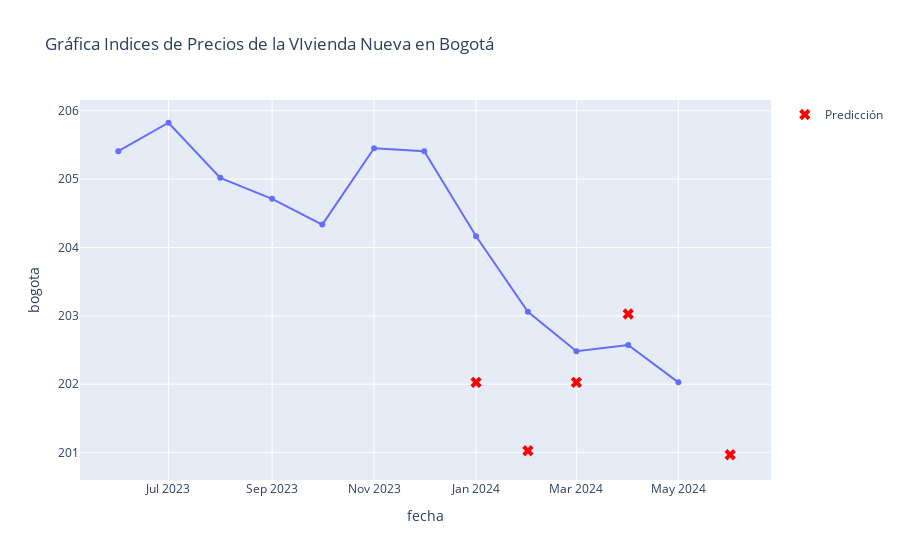

Notebook cell for this chart:
### Code cell
plot_x(time_series, prediction_update)

### Figure 1 — Plotly figure (JSON) as saved in the notebook; plotly's stock layout.template omitted (floating-point values rounded to 4 significant figures)
{"data": [{"hovertemplate": "fecha=%{x}<br>bogota=%{y}<extra></extra>", "legendgroup": "", "line": {"color": "#636efa", "dash": "solid"}, "marker": {"symbol": "circle"}, "mode": "lines+markers", "name": "", "orientation": "v", "showlegend": false, "type": "scatter", "x": ["2023-06-01 00:00:00+00:00", "2023-07-01 00:00:00+00:00", "2023-08-01 00:00:00+00:00", "2023-09-01 00:00:00+00:00", "2023-10-01 00:00:00+00:00", "2023-11-01 00:00:00+00:00", "2023-12-01 00:00:00+00:00", "2024-01-01 00:00:00+00:00", "2024-02-01 00:00:00+00:00", "2024-03-01 00:00:00+00:00", "2024-04-01 00:00:00+00:00", "2024-05-01 00:00:00+00:00"], "xaxis": "x", "y": [205.4, 205.8, 205.0, 204.7, 204.3, 205.5, 205.4, 204.2, 203.1, 202.5, 202.6, 202.0], "yaxis": "y"}, {"marker": {"color": "red", "size": 10, "symbol": "x"}, "mode": "markers", "name": "Predicción", "type": "scatter", "x": ["2024-01-01", "2024-02-01", "2024-03-01", "2024-04-01", "2024-06-01"], "y": [202.0, 201.0, 202.0, 203.0, 201.0]}], "layout": {"legend": {"tracegroupgap": 0}, "title": {"text": "Gráfica Indices de Precios de la VIvienda Nueva en Bogotá"}, "xaxis": {"anchor": "y", "domain": [0, 1], "title": {"text": "fecha"}}, "yaxis": {"anchor": "x", "domain": [0, 1], "title": {"text": "bogota"}}}}
